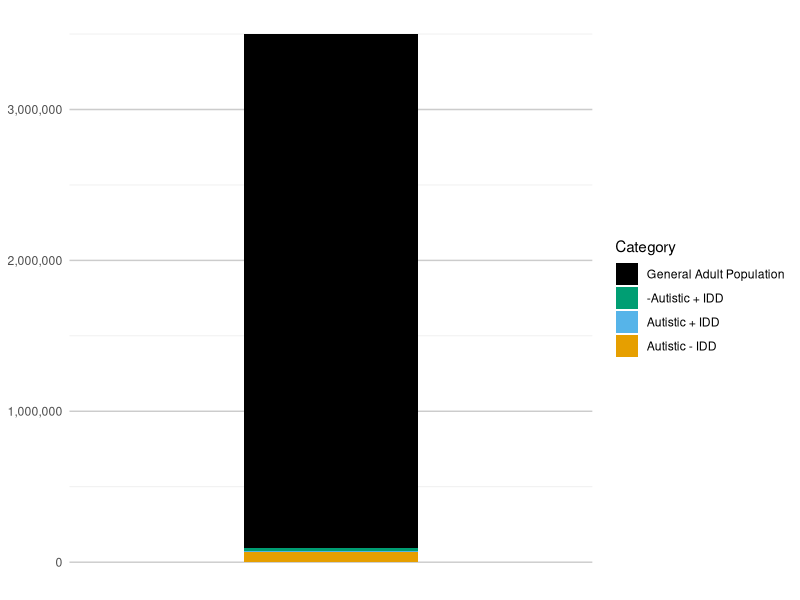

The R script that drew this image:
library(tidyverse)
library(ggplot2)
library(scales)  # For formatting

# Use the working dataset you provided
all_data <- tribble(
  ~Category, ~Counts, ~start, ~end,
  "General Adult Population",    3407770,      0,   3407770,
  "IDD",                           22755,      0,     22755,
  "-Autistic + IDD",              16483,      0,     16383,
  "Autistic + IDD",                 6371,  16384,     22755,
  "Autistic",                      75993,  16384,     75993,
  "Autistic - IDD",                69622,  22756,     75993,
  "-Autistic - IDD",             3331777,  75994,   3407770
)

data_left =
  all_data %>%
  arrange(start) %>%
  filter(Category %in% c("General Adult Population", "Autistic - IDD", "Autistic + IDD", "-Autistic + IDD")) %>%
  mutate(
    Category = factor(Category, levels=Category)
  )

# Define the colors for the plot
colors <- c(
  "General Adult Population" = "#000000",  # General adult population in grey
  "Autistic - IDD" = "#E69F00",
  "Autistic + IDD" = "#56B4E9",
  "-Autistic + IDD" = "#009E73"
)

data_left = data_left %>% mutate(color = colors)

# Create the stacked bar plot
p_left <- ggplot(data_left, aes(x = "General Adult Population", y = Counts, fill = Category)) +
  geom_bar(stat = "identity", width = 0.4) +  # Stacked bar plot
  scale_fill_manual(values = colors) +  # Apply the colors from data_left
  scale_y_continuous(labels = scales::comma) +  # Format y-axis labels with commas
  labs(
    x = NULL,
    y = "Number",
    fill = "Category"
  ) +
  theme_minimal() +
  theme(
    axis.text.x = element_blank(),
    axis.title.y = element_blank(),
    legend.position = "right",  # Position the legend on the right
    panel.grid.major.x = element_blank(),
    panel.grid.major.y = element_line(color = "grey80"),
    plot.title = element_blank()
  )

# Print the stacked bar plot
print(p_left)
